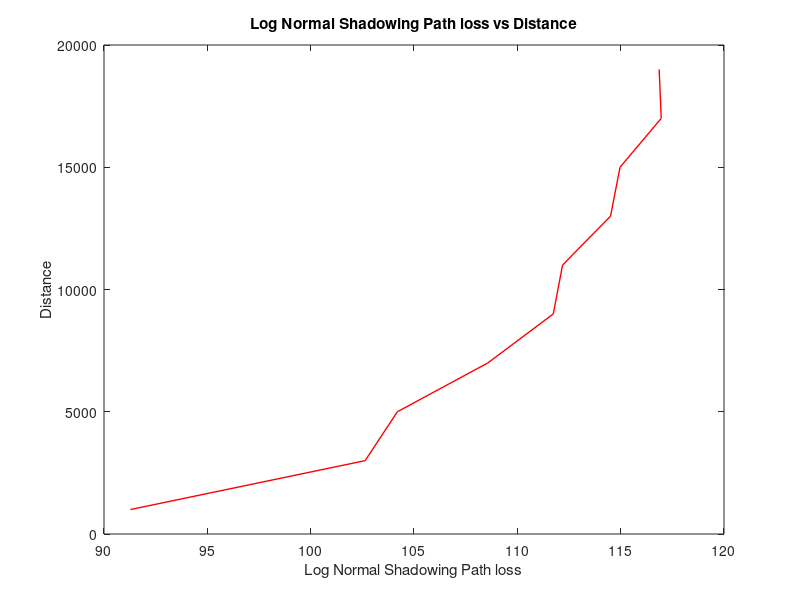

Recreate this plot in MATLAB.
clc 
clear all 
close all

% Given Parameters
d0 = 500;
f = 900*10^6;
n = 3;
c = 3*10^8;
lambda = c/f;
d=1000:2000:20000;
n=2;   % for free space

%Calculation 
pl_d0 = 32.44 + 20*log10(d0/1000)+20*log10(f/(10^6));
pl = pl_d0+(10.*n.*log10(d./d0));

r_no = [];
pl_bar_arr = [];
for i=1:10
    ran_num = randn; 
    r_no = [r_no,ran_num];
end

for i=1:10
    pl_bar_arr = [pl_bar_arr,pl(i)-r_no(i)];
end


plot(pl_bar_arr,d,'r-','LineWidth',1);
xlabel('Log Normal Shadowing Path loss');
ylabel('Distance');
title('Log Normal Shadowing Path loss vs Distance');

